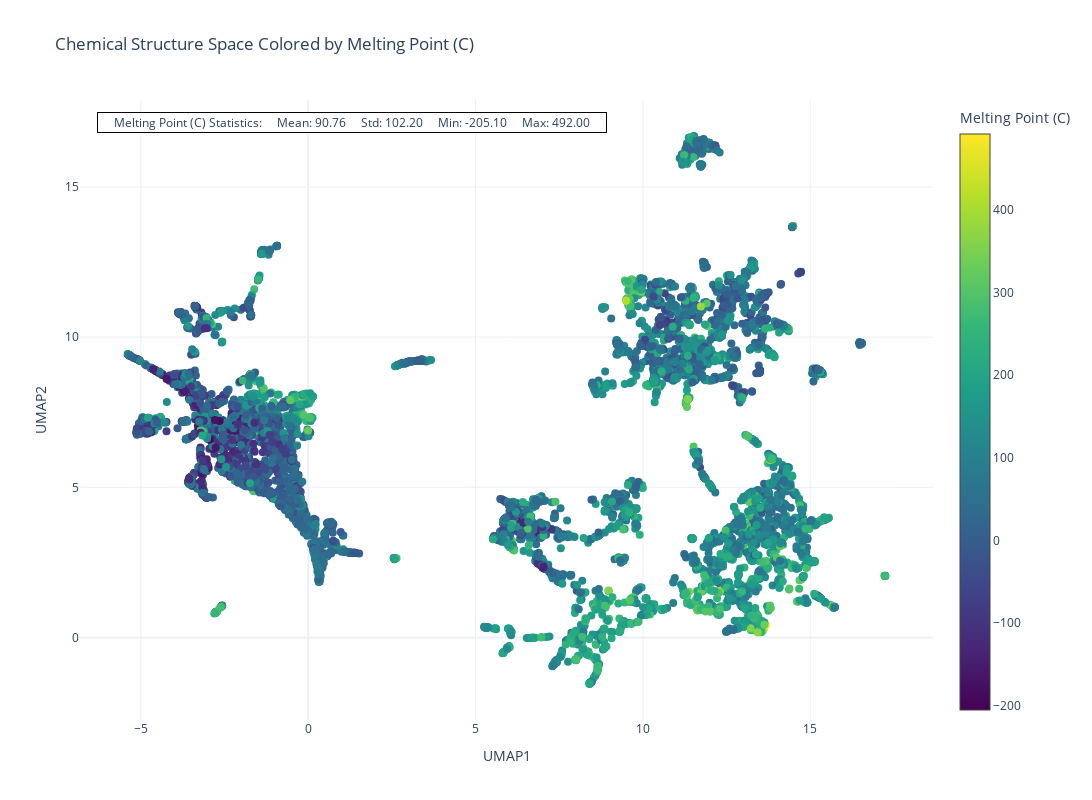

This figure's notebook cell:
### Code cell
def compute_umap(ind: int):
    embeddings = 'mol2vec'
    property_name = property_names[ind]
    property_unit = property_units[ind]
    title = titles[ind]
    property_name_with_unit = f'{property_name} ({property_unit})'
    print(property_name_with_unit, title)

    current_dir = processed_data_dirs[ind]
    fname = current_dir.name.replace('_processed_data', '')
    csv_file = current_dir.parent / f'{fname}.csv'
    print(csv_file.exists(), csv_file.name)

    vec_dir = current_dir / f'embedded_vectors/processed_{embeddings}_embeddings'
    print(vec_dir.exists(), vec_dir.name)
    
    df = pd.read_parquet(vec_dir / 'processed_df.parquet')
    smiles_list = df['SMILES'].to_list()
    print(len(smiles_list), 'smiles')
    
    X = df.iloc[:, 2:].to_numpy()
    y = df["y"].to_numpy()
    print(X.shape, y.shape)

    # Scale embeddings
    print("Scaling embeddings...")
    scaler = StandardScaler()
    scaled_embeddings = scaler.fit_transform(X)

    # Perform UMAP
    print("Performing UMAP...")

    n_neighbors = 15
    min_dist = 0.1
    n_components = 2

    reducer = umap.UMAP(
        n_neighbors=n_neighbors,
        min_dist=min_dist,
        n_components=n_components,
        n_jobs=-1,
        # random_state=random_state
    )
        
    reduced_embeddings = reducer.fit_transform(scaled_embeddings)
    print(reduced_embeddings.shape)

    cluster_eps: float = 0.5
    cluster_min_samples: int = 5

    print("Analyzing chemical clusters...")
    analyzer = ChemicalClusterAnalyzer()
    labels, cluster_analysis = analyzer.analyze_cluster_chemistry(
        reduced_embeddings,
        smiles_list,
        eps=cluster_eps,
        min_samples=cluster_min_samples
    )
    
    return reduced_embeddings, labels, cluster_analysis, y, smiles_list, property_name_with_unit, property_name, fname

ind = 0
print(f'Processing {ind}')
reduced_embeddings, labels, cluster_analysis, y, smiles_list, property_name_with_unit, property_name, fname = compute_umap(ind)
fig = plot_figure(
    reduced_embeddings=reduced_embeddings,
    labels=labels,
    y=y,
    smiles_list=smiles_list,
    property_name_with_unit=property_name_with_unit,
    property_name=property_name,
    fname=fname,
    # save=True
)
# fig.show()

### Figure 1 — Plotly figure (JSON) as saved in the notebook; plotly's stock layout.template omitted (floating-point values rounded to 4 significant figures; data arrays with more than 128 entries replaced by an {"elided": "..."} marker saying what was removed)
{"data": [{"hoverinfo": "text", "marker": {"color": {"elided": "7476 float values"}, "colorbar": {"title": {"text": "Melting Point (C)"}}, "colorscale": [[0, "#440154"], [0.1111, "#482878"], [0.2222, "#3e4989"], [0.3333, "#31688e"], [0.4444, "#26828e"], [0.5556, "#1f9e89"], [0.6667, "#35b779"], [0.7778, "#6ece58"], [0.8889, "#b5de2b"], [1, "#fde725"]], "showscale": true, "size": 8}, "mode": "markers", "text": {"elided": "7476 str values"}, "type": "scatter", "x": {"elided": "7476 float values"}, "y": {"elided": "7476 float values"}}], "layout": {"annotations": [{"align": "left", "bgcolor": "white", "bordercolor": "black", "borderwidth": 1, "font": {"size": 12}, "showarrow": false, "text": "\n    Melting Point (C) Statistics:\n    Mean: 90.76\n    Std: 102.20\n    Min: -205.10\n    Max: 492.00\n    ", "x": 0.02, "xref": "paper", "y": 0.98, "yref": "paper"}], "height": 800, "hovermode": "closest", "showlegend": false, "title": {"text": "Chemical Structure Space Colored by Melting Point (C)"}, "width": 1200, "xaxis": {"title": {"text": "UMAP1"}}, "yaxis": {"title": {"text": "UMAP2"}}}}
